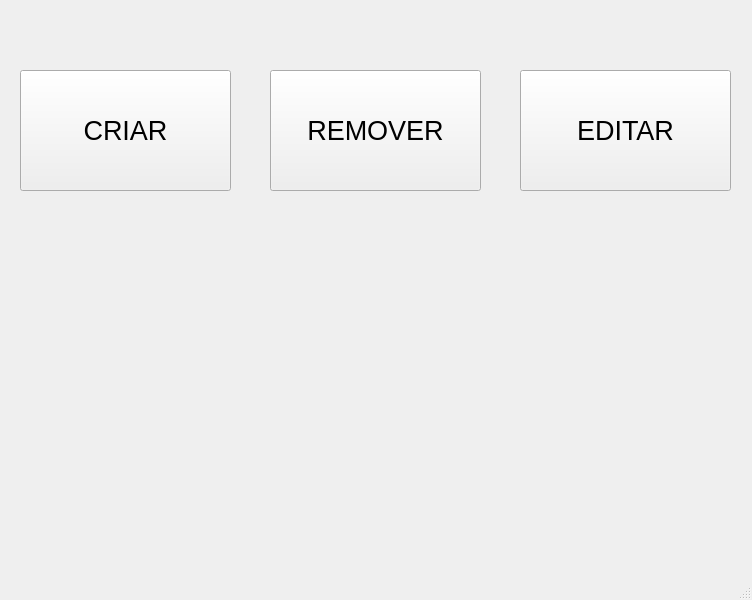
<?xml version="1.0" encoding="UTF-8"?>
<ui version="4.0">
 <class>MainWindow</class>
 <widget class="QMainWindow" name="MainWindow">
  <property name="geometry">
   <rect>
    <x>0</x>
    <y>0</y>
    <width>752</width>
    <height>600</height>
   </rect>
  </property>
  <property name="font">
   <font>
    <family>Arial</family>
    <pointsize>30</pointsize>
   </font>
  </property>
  <property name="windowTitle">
   <string>MainWindow</string>
  </property>
  <widget class="QWidget" name="centralwidget">
   <widget class="QPushButton" name="pushButton">
    <property name="geometry">
     <rect>
      <x>20</x>
      <y>70</y>
      <width>211</width>
      <height>121</height>
     </rect>
    </property>
    <property name="font">
     <font>
      <family>Arial</family>
      <pointsize>20</pointsize>
     </font>
    </property>
    <property name="text">
     <string>CRIAR</string>
    </property>
   </widget>
   <widget class="QPushButton" name="pushButton_2">
    <property name="geometry">
     <rect>
      <x>520</x>
      <y>70</y>
      <width>211</width>
      <height>121</height>
     </rect>
    </property>
    <property name="font">
     <font>
      <family>Arial</family>
      <pointsize>20</pointsize>
     </font>
    </property>
    <property name="text">
     <string>EDITAR</string>
    </property>
   </widget>
   <widget class="QPushButton" name="pushButton_3">
    <property name="geometry">
     <rect>
      <x>270</x>
      <y>70</y>
      <width>211</width>
      <height>121</height>
     </rect>
    </property>
    <property name="font">
     <font>
      <family>Arial</family>
      <pointsize>20</pointsize>
     </font>
    </property>
    <property name="text">
     <string>REMOVER</string>
    </property>
   </widget>
  </widget>
  <widget class="QStatusBar" name="statusbar"/>
 </widget>
 <resources/>
 <connections/>
</ui>
